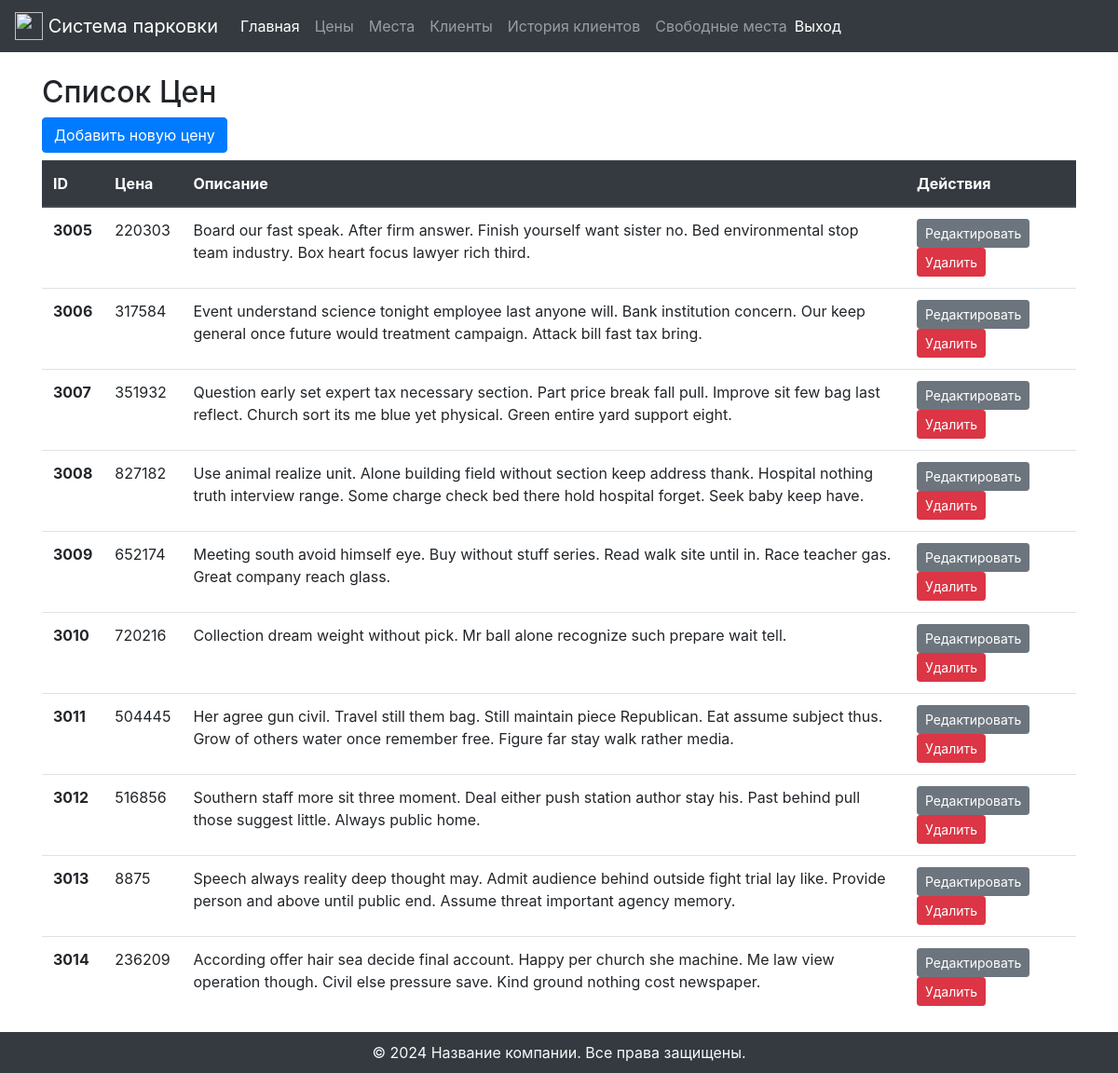
Screenshot of /prices/ (signed in) with the database file from the repository.
### pages/models.py (models this page shows, shortened)
class Price(models.Model):
    price = models.BigIntegerField()
    description = models.TextField()  # Assuming this is a text description; change the field type if it's not text

### pages/price_views.py (the view)
# urls.py: path('prices/', PriceListView.as_view(), name='price-list'),
class PriceListView(ListView):
    model = Price
    context_object_name = 'prices'
    template_name = 'prices/price_list.html'

### templates/prices/price_list.html
{% extends 'base.html' %}
{% block content %}
<h2>Список Цен</h2>
{% if request.user.is_staff %}
    <a href="{% url 'price-add' %}" class="btn btn-primary mb-2">Добавить новую цену</a>
{% endif %}
<table class="table">
    <thead class="thead-dark">
        <tr>
            <th scope="col">ID</th>
            <th scope="col">Цена</th>
            <th scope="col">Описание</th>
            {% if request.user.is_staff %}
                <th scope="col">Действия</th>
            {% endif %}
        </tr>
    </thead>
    <tbody>
        {% for price in prices %}
        <tr>
            <th scope="row">{{ price.id }}</th>
            <td>{{ price.price }}</td>
            <td>{{ price.description }}</td>
            {% if request.user.is_staff %}
                <td>
                    <a href="{% url 'price-update' price.id %}" class="btn btn-secondary btn-sm">Редактировать</a>
                    <a href="{% url 'price-delete' price.id %}" class="btn btn-danger btn-sm">Удалить</a>
                </td>
            {% endif %}
        </tr>
        {% empty %}
        <tr>
            <td colspan="4">Цены не найдены.</td>
        </tr>
        {% endfor %}
    </tbody>
</table>
{% endblock %}

### templates/base.html (style rules this page uses)
body, html { height: 100%; }

### rows the page displays
Price: id "3005", price "220303", description "Board our fast speak. After firm answer. Finish yourself want sister no. Bed environmental stop team industry. Box heart focus lawyer rich third."
Price: id "3006", price "317584", description "Event understand science tonight employee last anyone will. Bank institution concern. Our keep general once future would treatment campaign. Attack bill fast tax bring."
Price: id "3007", price "351932", description "Question early set expert tax necessary section. Part price break fall pull. Improve sit few bag last reflect. Church sort its me blue yet physical. Green entire yard support eight."
Price: id "3008", price "827182", description "Use animal realize unit. Alone building field without section keep address thank. Hospital nothing truth interview range. Some charge check bed there hold hospital forget. Seek baby keep have."
Price: id "3009", price "652174", description "Meeting south avoid himself eye. Buy without stuff series. Read walk site until in. Race teacher gas. Great company reach glass."
Price: id "3010", price "720216", description "Collection dream weight without pick. Mr ball alone recognize such prepare wait tell."
Price: id "3011", price "504445", description "Her agree gun civil. Travel still them bag. Still maintain piece Republican. Eat assume subject thus. Grow of others water once remember free. Figure far stay walk rather media."
Price: id "3012", price "516856", description "Southern staff more sit three moment. Deal either push station author stay his. Past behind pull those suggest little. Always public home."
Price: id "3013", price "8875", description "Speech always reality deep thought may. Admit audience behind outside fight trial lay like. Provide person and above until public end. Assume threat important agency memory."
Price: id "3014", price "236209", description "According offer hair sea decide final account. Happy per church she machine. Me law view operation though. Civil else pressure save. Kind ground nothing cost newspaper."
